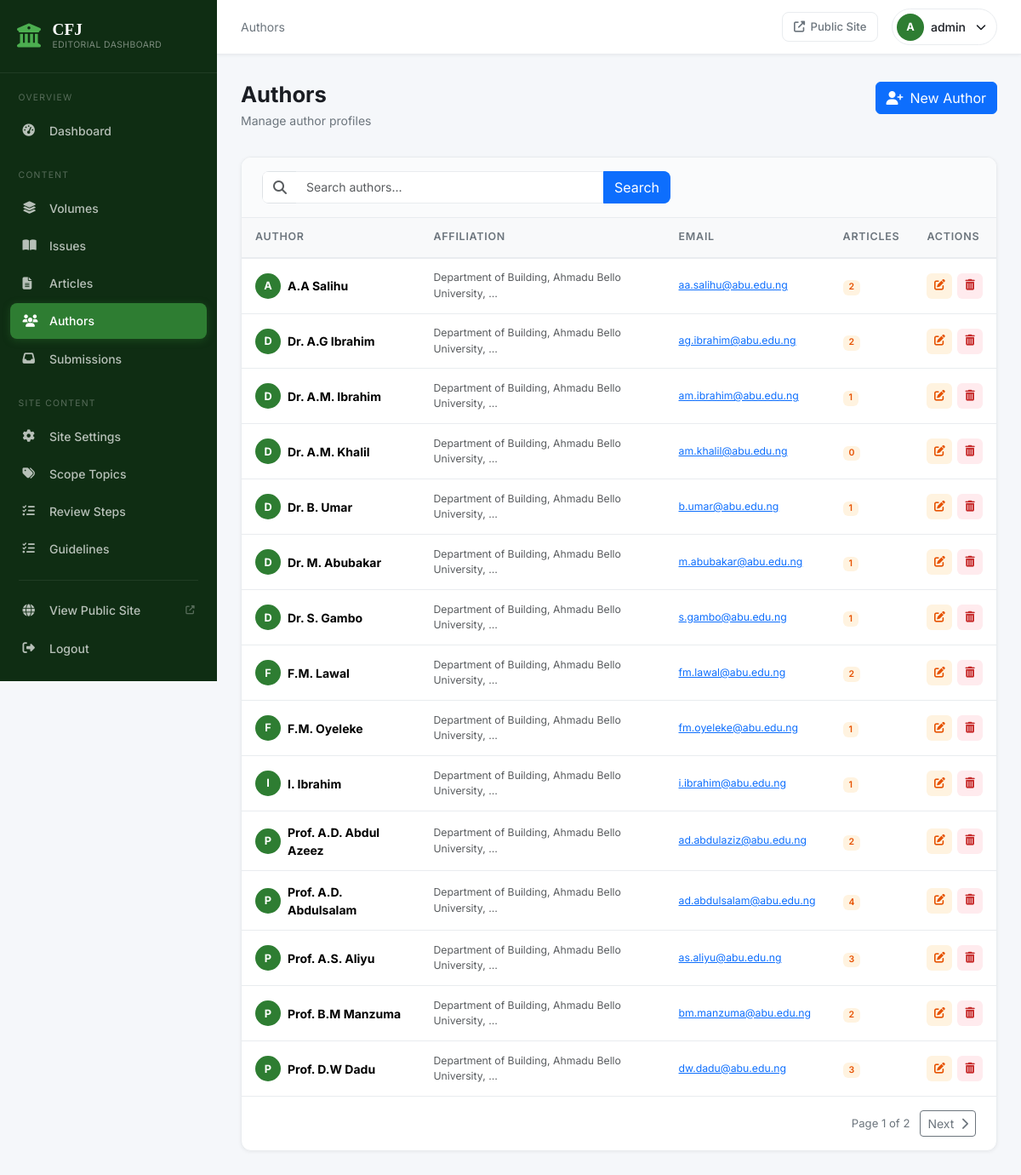
Page /dashboard/authors/ (signed in) on the earlier database version.
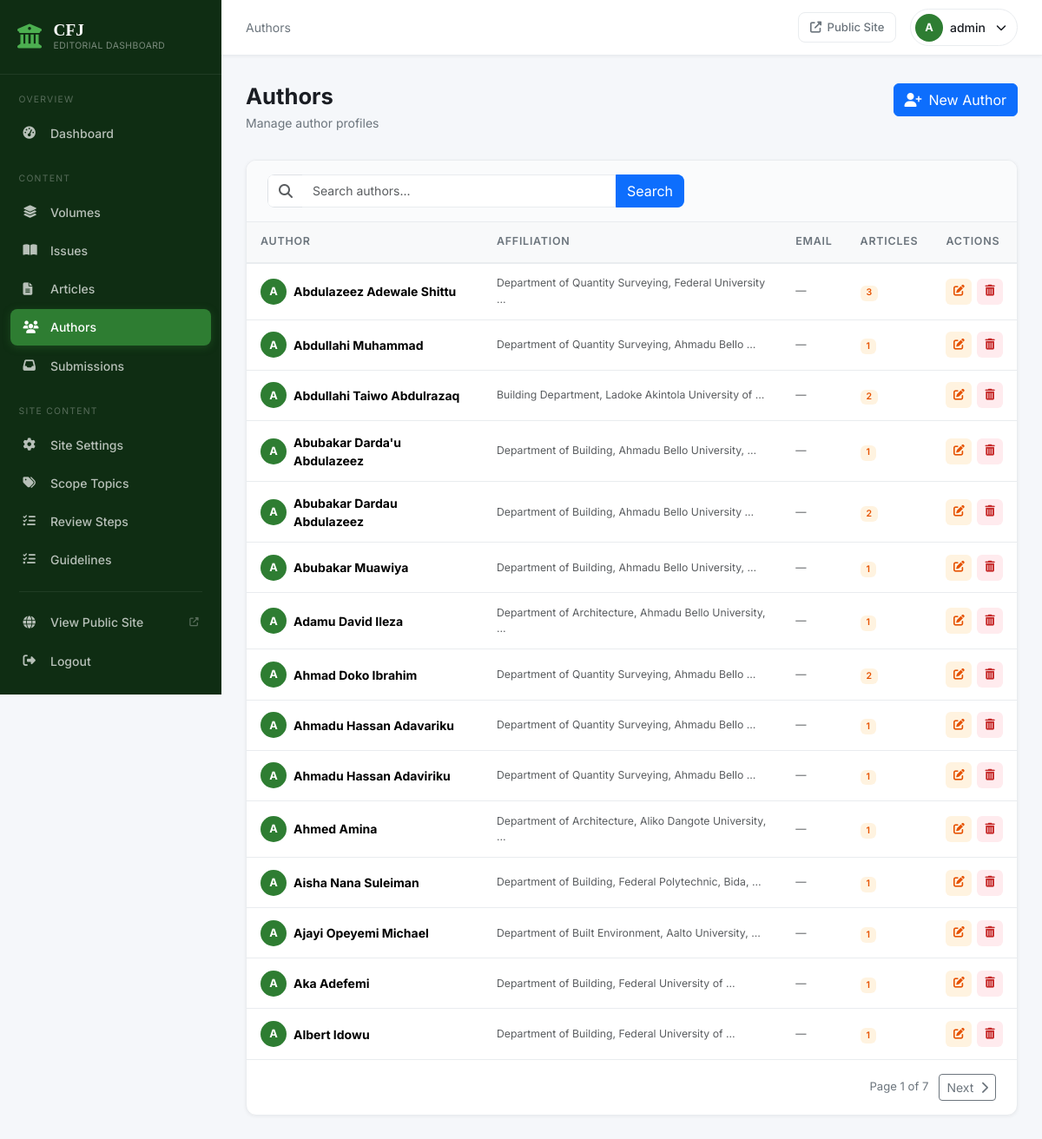
Same page on the later database version.
### website/models.py (models this page shows, shortened)
class Author(models.Model):
    full_name = models.CharField(max_length=200)
    affiliation = models.CharField(max_length=300)
    email = models.EmailField(blank=True)
    biography = models.TextField(blank=True)
    class Meta:
        ordering = ['full_name']

### src/views.py (the view)
# urls.py: path('authors/', views.author_list, name='author_list'),
@login_required
def author_list(request):
    query = request.GET.get('q', '').strip()
    qs = Author.objects.all()
    if query:
        qs = qs.filter(
            Q(full_name__icontains=query) |
            Q(affiliation__icontains=query) |
            Q(email__icontains=query)
        )
    paginator = Paginator(qs, 15)
    return render(request, 'src/authors/list.html', {
        'authors': paginator.get_page(request.GET.get('page')),
        'query': query,
    })

### src/context_processors.py (called while the page is built)
def pending_submissions_count(request):
    if not request.path.startswith('/dashboard/') or not request.user.is_authenticated:
        return {}
    return {
        'pending_submissions_count': Submission.objects.filter(status=Submission.STATUS_PENDING).count(),
    }

### website/context_processors.py (called while the page is built)
def site_settings(request):
    return {'site_settings': SiteSettings.load()}

### website/models.py (called while the page is built)
    @classmethod
    def load(cls):
        obj, _ = cls.objects.get_or_create(pk=1)
        return obj

### templates/src/authors/list.html (shortened to what this page needs)
{% extends 'src/base.html' %}
{% block breadcrumb %}Authors{% endblock %}
{% block content %}
<div class="page-header">
  <div>
    <h1 class="page-title">Authors</h1>
    <p class="page-subtitle">Manage author profiles</p>
  </div>
  <a href="{% url 'src:author_create' %}" class="btn btn-primary">
    <i class="fas fa-user-plus me-2"></i>New Author
  </a>
</div>
<div class="dash-card">
  <div class="dash-card-header">
    <form class="search-form" action="" method="get">
      <div class="input-group">
        <span class="input-group-text"><i class="fas fa-search text-muted"></i></span>
        <input type="text" name="q" class="form-control" placeholder="Search authors..." value="{{ query }}">
        <button type="submit" class="btn btn-primary">Search</button>
      </div>
    </form>
  </div>
  <div class="dash-card-body p-0">
    {% if authors %}
    <div class="table-responsive">
      <table class="table dash-table mb-0">
        <thead>
          <tr>
            <th>Author</th>
            <th>Affiliation</th>
            <th>Email</th>
            <th>Articles</th>
            <th>Actions</th>
          </tr>
        </thead>
        <tbody>
          {% for author in authors %}
          <tr>
            <td>
              <div class="d-flex align-items-center gap-2">
                <div class="author-avatar-sm">{{ author.full_name|first|upper }}</div>
                <strong>{{ author.full_name }}</strong>
              </div>
            </td>
            <td class="text-muted small">{{ author.affiliation|truncatewords:6|default:"—" }}</td>
            <td class="text-muted small">
              {% if author.email %}
              <a href="mailto:{{ author.email }}">{{ author.email }}</a>
              {% else %}—{% endif %}
            </td>
            <td><span class="badge badge-article">{{ author.articles.count }}</span></td>
            <td>
              <div class="table-actions">
                <a href="{% url 'src:author_edit' author.pk %}" class="table-action-btn edit" title="Edit"><i class="fas fa-edit"></i></a>
                <a href="{% url 'src:author_delete' author.pk %}" class="table-action-btn delete" title="Delete"><i class="fas fa-trash-alt"></i></a>
              </div>
            </td>
          </tr>
          {% endfor %}
        </tbody>
      </table>
    </div>
    {% if authors.has_other_pages %}
    <div class="dash-pagination">
      <span class="pagination-info">Page {{ authors.number }} of {{ authors.paginator.num_pages }}</span>
      {% if authors.has_next %}
      <a href="?page={{ authors.next_page_number }}{% if query %}&q={{ query }}{% endif %}" class="btn btn-sm btn-outline-secondary">Next <i class="fas fa-chevron-right ms-1"></i></a>
      {% endif %}
    </div>
    {% endif %}
    {% endif %}
  </div>
</div>
{% endblock %}

Differences in the rows shown:
removed Author: full_name|first "A", full_name "A.A Salihu", affiliation "Department of Building, Ahmadu Bello University, …", email "aa.salihu@abu.edu.ng", articles.count "2"
removed Author: full_name|first "D", full_name "Dr. A.G Ibrahim", affiliation "Department of Building, Ahmadu Bello University, …", email "ag.ibrahim@abu.edu.ng", articles.count "2"
removed Author: full_name|first "D", full_name "Dr. A.M. Ibrahim", affiliation "Department of Building, Ahmadu Bello University, …", email "am.ibrahim@abu.edu.ng", articles.count "1"
removed Author: full_name|first "D", full_name "Dr. A.M. Khalil", affiliation "Department of Building, Ahmadu Bello University, …", email "am.khalil@abu.edu.ng", articles.count "0"
removed Author: full_name|first "D", full_name "Dr. B. Umar", affiliation "Department of Building, Ahmadu Bello University, …", email "b.umar@abu.edu.ng", articles.count "1"
removed Author: full_name|first "D", full_name "Dr. M. Abubakar", affiliation "Department of Building, Ahmadu Bello University, …", email "m.abubakar@abu.edu.ng", articles.count "1"
removed Author: full_name|first "D", full_name "Dr. S. Gambo", affiliation "Department of Building, Ahmadu Bello University, …", email "s.gambo@abu.edu.ng", articles.count "1"
removed Author: full_name|first "F", full_name "F.M. Lawal", affiliation "Department of Building, Ahmadu Bello University, …", email "fm.lawal@abu.edu.ng", articles.count "2"
removed Author: full_name|first "F", full_name "F.M. Oyeleke", affiliation "Department of Building, Ahmadu Bello University, …", email "fm.oyeleke@abu.edu.ng", articles.count "1"
removed Author: full_name|first "I", full_name "I. Ibrahim", affiliation "Department of Building, Ahmadu Bello University, …", email "i.ibrahim@abu.edu.ng", articles.count "1"
removed Author: full_name|first "P", full_name "Prof. A.D. Abdul Azeez", affiliation "Department of Building, Ahmadu Bello University, …", email "ad.abdulaziz@abu.edu.ng", articles.count "2"
removed Author: full_name|first "P", full_name "Prof. A.D. Abdulsalam", affiliation "Department of Building, Ahmadu Bello University, …", email "ad.abdulsalam@abu.edu.ng", articles.count "4"
removed Author: full_name|first "P", full_name "Prof. A.S. Aliyu", affiliation "Department of Building, Ahmadu Bello University, …", email "as.aliyu@abu.edu.ng", articles.count "3"
removed Author: full_name|first "P", full_name "Prof. B.M Manzuma", affiliation "Department of Building, Ahmadu Bello University, …", email "bm.manzuma@abu.edu.ng", articles.count "2"
removed Author: full_name|first "P", full_name "Prof. D.W Dadu", affiliation "Department of Building, Ahmadu Bello University, …", email "dw.dadu@abu.edu.ng", articles.count "3"
added Author: full_name|first "A", full_name "Abdulazeez Adewale Shittu", affiliation "Department of Quantity Surveying, Federal University …", articles.count "3"
added Author: full_name|first "A", full_name "Abdullahi Muhammad", affiliation "Department of Quantity Surveying, Ahmadu Bello …", articles.count "1"
added Author: full_name|first "A", full_name "Abdullahi Taiwo Abdulrazaq", affiliation "Building Department, Ladoke Akintola University of …", articles.count "2"
added Author: full_name|first "A", full_name "Abubakar Darda'u Abdulazeez", affiliation "Department of Building, Ahmadu Bello University, …", articles.count "1"
added Author: full_name|first "A", full_name "Abubakar Dardau Abdulazeez", affiliation "Department of Building, Ahmadu Bello University …", articles.count "2"
added Author: full_name|first "A", full_name "Abubakar Muawiya", affiliation "Department of Building, Ahmadu Bello University, …", articles.count "1"
added Author: full_name|first "A", full_name "Adamu David Ileza", affiliation "Department of Architecture, Ahmadu Bello University, …", articles.count "1"
added Author: full_name|first "A", full_name "Ahmad Doko Ibrahim", affiliation "Department of Quantity Surveying, Ahmadu Bello …", articles.count "2"
added Author: full_name|first "A", full_name "Ahmadu Hassan Adavariku", affiliation "Department of Quantity Surveying, Ahmadu Bello …", articles.count "1"
added Author: full_name|first "A", full_name "Ahmadu Hassan Adaviriku", affiliation "Department of Quantity Surveying, Ahmadu Bello …", articles.count "1"
added Author: full_name|first "A", full_name "Ahmed Amina", affiliation "Department of Architecture, Aliko Dangote University, …", articles.count "1"
added Author: full_name|first "A", full_name "Aisha Nana Suleiman", affiliation "Department of Building, Federal Polytechnic, Bida, …", articles.count "1"
added Author: full_name|first "A", full_name "Ajayi Opeyemi Michael", affiliation "Department of Built Environment, Aalto University, …", articles.count "1"
added Author: full_name|first "A", full_name "Aka Adefemi", affiliation "Department of Building, Federal University of …", articles.count "1"
added Author: full_name|first "A", full_name "Albert Idowu", affiliation "Department of Building, Federal University of …", articles.count "1"
Other differences:
{{ authors.paginator.num_pages }}: "2" → "7"
